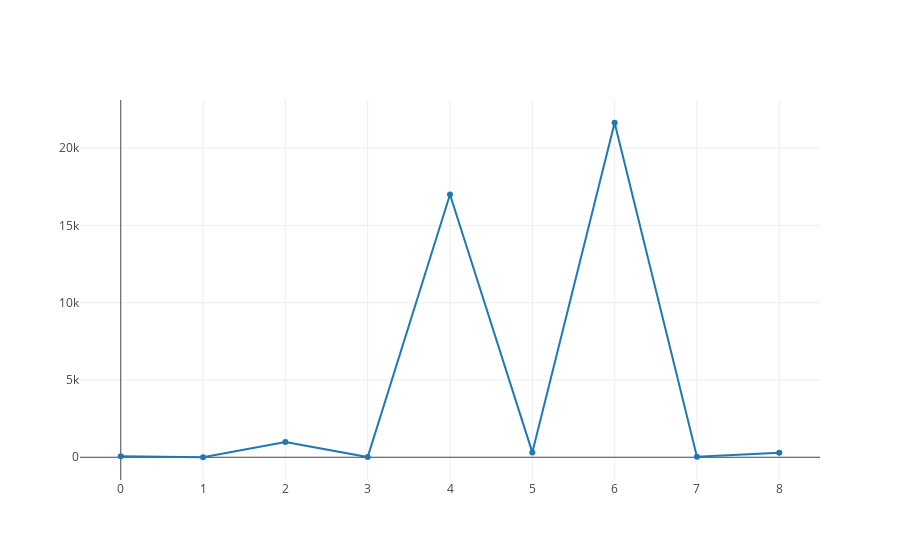

Notebook source saved alongside this figure:
### Code cell
// Plot count of live nodes
object LiveNodes{ // Create object to supress output TODO: upgrade ammonite at some point
    val live = db.getAllLiveNodes()
    val (xLive,yLive) = live.groupBy(_.ordDepth).map(a => (a._1, a._2.size)).toList.sortBy(_._1).unzip
    //val allNodes = db.getAllNodes()
    //val (xAll,yAll) = allNodes.groupBy(_.ordDepth).map(a => (a._1, a._2.size)).toList.sortBy(_._1).unzip


    val data = Seq(
        Scatter(xLive, yLive, name="live nodes"),
        //Scatter(xAll,yAll, name="all nodes")
    )
}

plot(LiveNodes.data)

### Figure 1 — Plotly figure (JSON) as saved in the notebook; plotly's stock layout.template omitted (floating-point values rounded to 4 significant figures)
{"data": [{"name": "live nodes", "type": "scatter", "x": [0, 1, 2, 3, 4, 5, 6, 7, 8], "y": [71, 1, 986, 17, 17002, 315, 21645, 32, 297]}], "layout": {"autosize": true, "xaxis": {"autorange": true, "range": [-0.4728, 8.473], "type": "linear"}, "yaxis": {"autorange": true, "range": [-1785.0, 23430.0], "type": "linear"}}}
